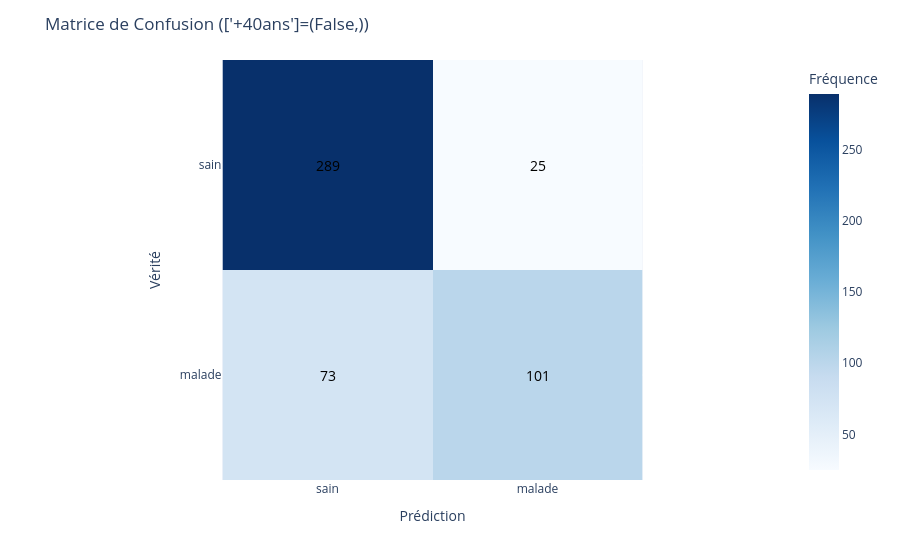
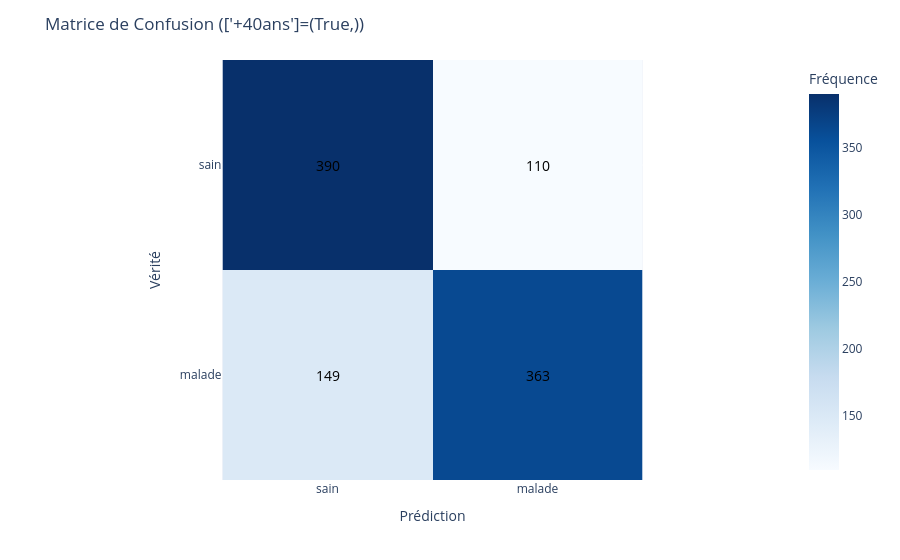

Write notebook code for charts like these, in order.
### Code cell
preddf['+40ans'] = preddf['Patient Age'] >= 40
plot_confusion_matrix_by_group(preddf["labels"], preddf["preds"], preddf, group_columns=["+40ans"], labels=["sain", "malade"])

### Figure 1 — Plotly figure (JSON) as saved in the notebook; plotly's stock layout.template omitted (floating-point values rounded to 4 significant figures)
{"data": [{"coloraxis": "coloraxis", "hovertemplate": "Prédiction: %{x}<br>Vérité: %{y}<br>Fréquence: %{z}<extra></extra>", "name": "0", "type": "heatmap", "x": ["sain", "malade"], "xaxis": "x", "y": ["sain", "malade"], "yaxis": "y", "z": [[289, 25], [73, 101]]}], "layout": {"annotations": [{"align": "center", "font": {"color": "black", "size": 14}, "showarrow": false, "text": "289", "x": 0, "y": 0}, {"align": "center", "font": {"color": "black", "size": 14}, "showarrow": false, "text": "25", "x": 1, "y": 0}, {"align": "center", "font": {"color": "black", "size": 14}, "showarrow": false, "text": "73", "x": 0, "y": 1}, {"align": "center", "font": {"color": "black", "size": 14}, "showarrow": false, "text": "101", "x": 1, "y": 1}], "coloraxis": {"colorbar": {"title": {"text": "Fréquence"}}, "colorscale": [[0, "rgb(247,251,255)"], [0.125, "rgb(222,235,247)"], [0.25, "rgb(198,219,239)"], [0.375, "rgb(158,202,225)"], [0.5, "rgb(107,174,214)"], [0.625, "rgb(66,146,198)"], [0.75, "rgb(33,113,181)"], [0.875, "rgb(8,81,156)"], [1, "rgb(8,48,107)"]]}, "margin": {"t": 60}, "title": {"text": "Matrice de Confusion (['+40ans']=(False,))"}, "xaxis": {"anchor": "y", "constrain": "domain", "domain": [0, 1], "scaleanchor": "y", "title": {"text": "Prédiction"}}, "yaxis": {"anchor": "x", "autorange": "reversed", "constrain": "domain", "domain": [0, 1], "title": {"text": "Vérité"}}}}

### Figure 2 — Plotly figure (JSON) as saved in the notebook; plotly's stock layout.template omitted (floating-point values rounded to 4 significant figures)
{"data": [{"coloraxis": "coloraxis", "hovertemplate": "Prédiction: %{x}<br>Vérité: %{y}<br>Fréquence: %{z}<extra></extra>", "name": "0", "type": "heatmap", "x": ["sain", "malade"], "xaxis": "x", "y": ["sain", "malade"], "yaxis": "y", "z": [[390, 110], [149, 363]]}], "layout": {"annotations": [{"align": "center", "font": {"color": "black", "size": 14}, "showarrow": false, "text": "390", "x": 0, "y": 0}, {"align": "center", "font": {"color": "black", "size": 14}, "showarrow": false, "text": "110", "x": 1, "y": 0}, {"align": "center", "font": {"color": "black", "size": 14}, "showarrow": false, "text": "149", "x": 0, "y": 1}, {"align": "center", "font": {"color": "black", "size": 14}, "showarrow": false, "text": "363", "x": 1, "y": 1}], "coloraxis": {"colorbar": {"title": {"text": "Fréquence"}}, "colorscale": [[0, "rgb(247,251,255)"], [0.125, "rgb(222,235,247)"], [0.25, "rgb(198,219,239)"], [0.375, "rgb(158,202,225)"], [0.5, "rgb(107,174,214)"], [0.625, "rgb(66,146,198)"], [0.75, "rgb(33,113,181)"], [0.875, "rgb(8,81,156)"], [1, "rgb(8,48,107)"]]}, "margin": {"t": 60}, "title": {"text": "Matrice de Confusion (['+40ans']=(True,))"}, "xaxis": {"anchor": "y", "constrain": "domain", "domain": [0, 1], "scaleanchor": "y", "title": {"text": "Prédiction"}}, "yaxis": {"anchor": "x", "autorange": "reversed", "constrain": "domain", "domain": [0, 1], "title": {"text": "Vérité"}}}}
